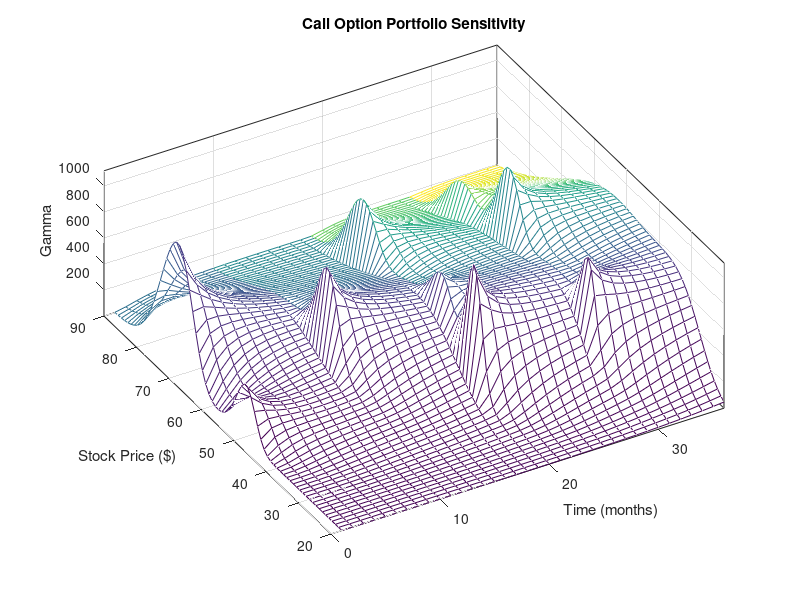

MATLAB code for this plot: (Note: this script raises an error after producing the figure.)
%% Plotting Sensitivities of a Portfolio of Options  
% This example plots _gamma_ as a function of price and time for a portfolio
% of 10 Black-Scholes options.   
%% 
% The plot in this example shows a three-dimensional surface.  For each
% point on the surface, the height (_z_-value) represents the sum of the
% gammas for each option in the portfolio weighted by the amount of each
% option. The _x_-axis represents changing price, and the _y_-axis represents
% time. The plot adds a fourth dimension by showing delta as surface color.
% This example has applications in hedging. First set up the portfolio with arbitrary
% data. Current prices range from $20 to $90 for each option. Then, set the corresponding
% exercise prices for each option. 
Range = 20:90;
PLen = length(Range);
ExPrice = [75 70 50 55 75 50 40 75 60 35];  
%% 
% Set all risk-free interest rates to 10%, and set times to maturity in
% days. Set all volatilities to 0.35. Set the number of options of each
% instrument, and allocate space for matrices. 
Rate = 0.1*ones(10,1);
Time = [36  36  36  27  18  18  18  9  9  9];
Sigma = 0.35*ones(10,1);
NumOpt = 1000*[4  8  3  5  5.5  2  4.8  3  4.8  2.5];
ZVal = zeros(36, PLen);
Color = zeros(36, PLen);  
%% 
% For each instrument, create a matrix (of size |Time| by |PLen|) of prices
% for each period. 
for i = 1:10
    Pad = ones(Time(i),PLen);
    NewR = Range(ones(Time(i),1),:);  

%% 
% Create a vector of time periods |1| to |Time| and a matrix of times,
% one column for each price. 
  T = (1:Time(i))';
  NewT = T(:,ones(PLen,1));  

%% 
% Use the Black-Scholes gamma and delta sensitivity functions |blsgamma| and
% |blsdelta| to compute _gamma_ and _delta_. 
    ZVal(36-Time(i)+1:36,:) = ZVal(36-Time(i)+1:36,:) ...
        + NumOpt(i) * blsgamma(NewR, ExPrice(i)*Pad, ...
        Rate(i)*Pad, NewT/36, Sigma(i)*Pad);

    Color(36-Time(i)+1:36,:) = Color(36-Time(i)+1:36,:) ...
        + NumOpt(i) * blsdelta(NewR, ExPrice(i)*Pad, ...
        Rate(i)*Pad, NewT/36, Sigma(i)*Pad);
end  

%% 
% Draw the surface as a mesh, set the viewpoint, and reverse the _x_-axis
% because of the viewpoint. The axes range from 20 to 90, 0 to 36, and -&#8734; to &#8734;. 
mesh(Range, 1:36, ZVal, Color);
view(60,60);
set(gca, 'xdir','reverse', 'tag', 'mesh_axes_3');
axis([20 90  0 36  -inf inf]);  

%% 
% Add a title and axis labels and draw a box around the plot. Annotate the
% colors with a bar and label the color bar. 
title('Call Option Portfolio Sensitivity');
xlabel('Stock Price ($)');
ylabel('Time (months)');
zlabel('Gamma');
set(gca, 'box', 'on');
colorbar('horiz');     

%% 
% Copyright 2012 The MathWorks, Inc.
